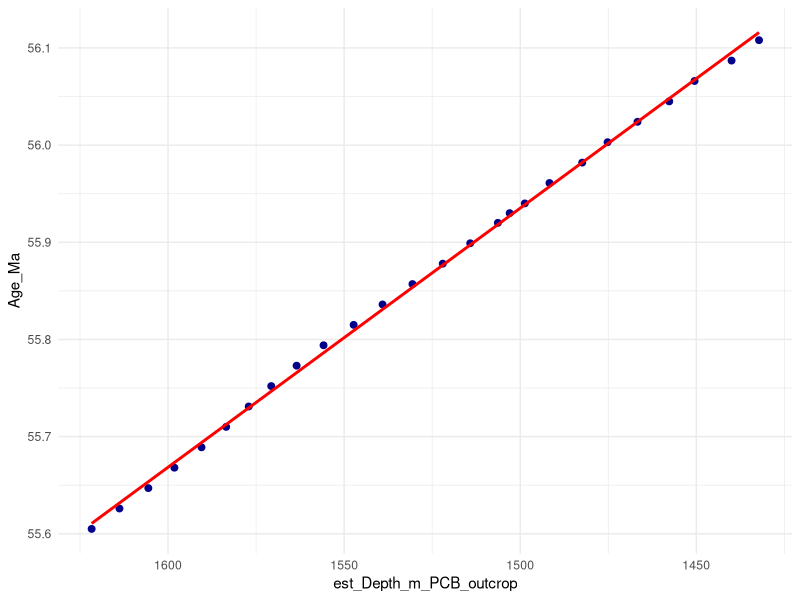
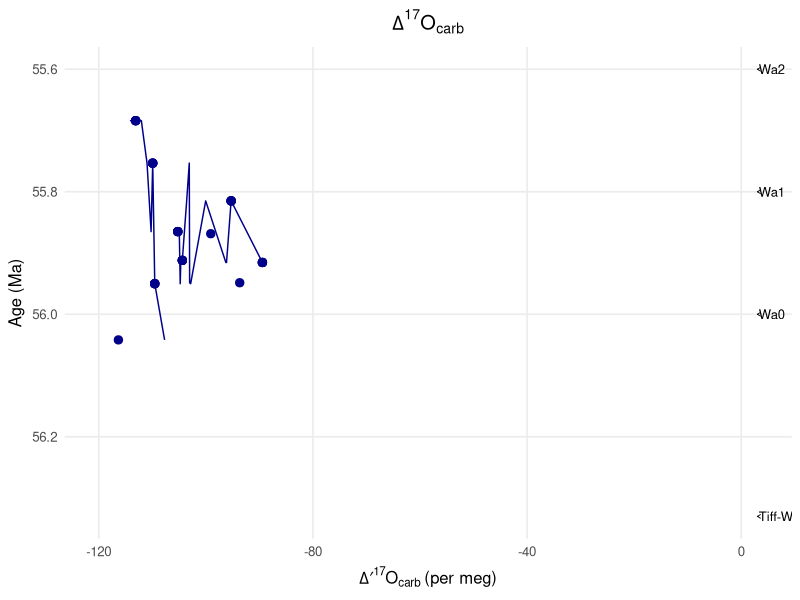
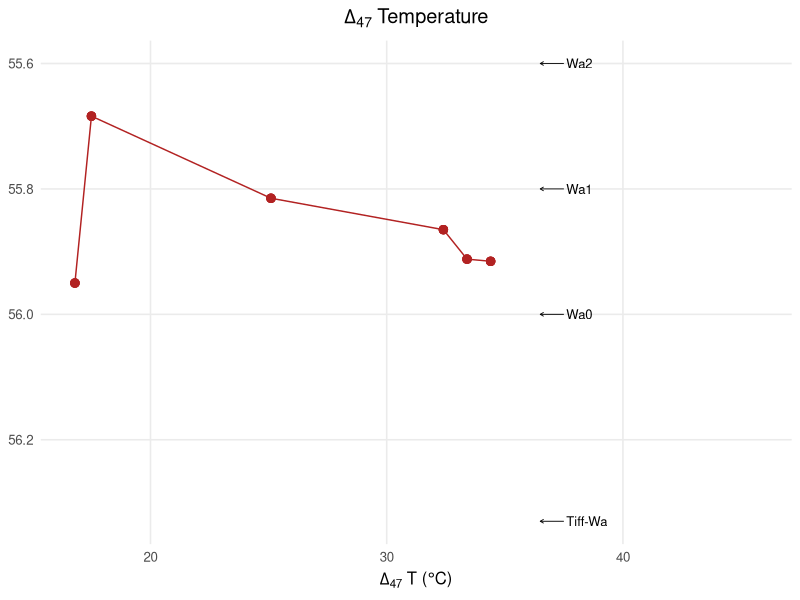
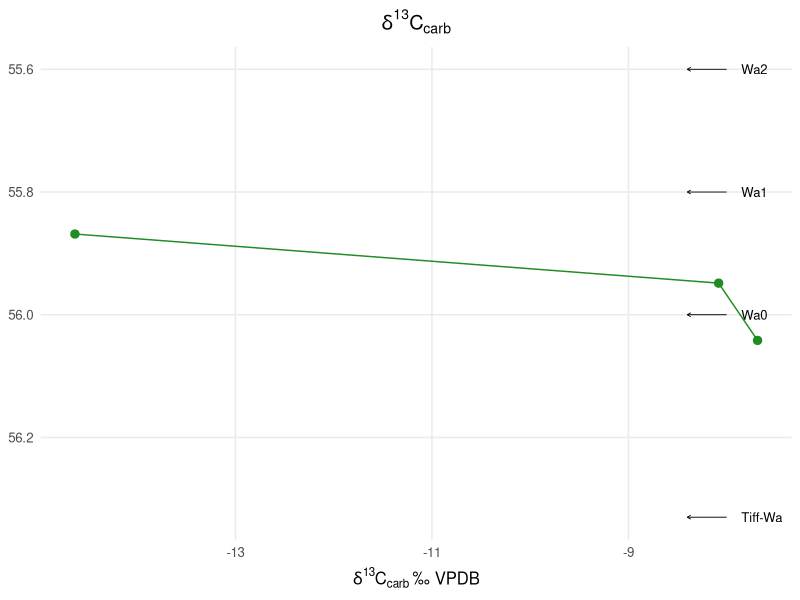
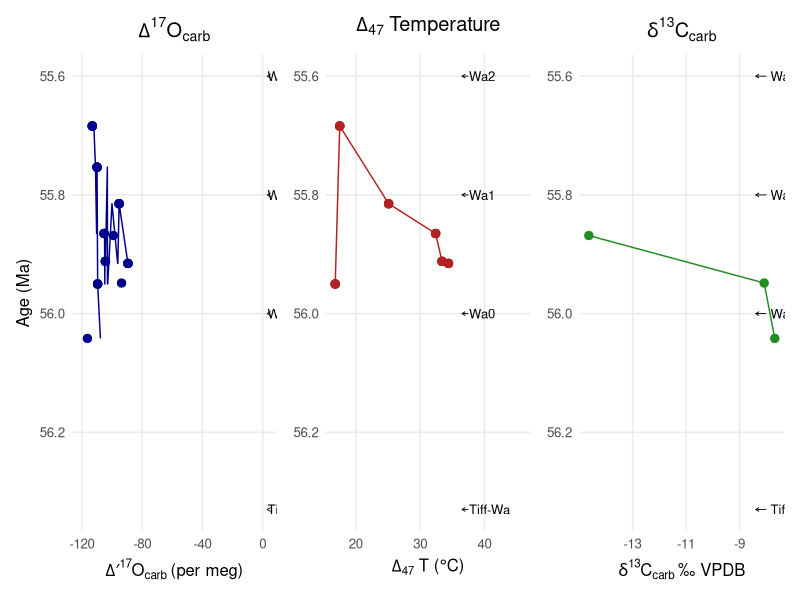
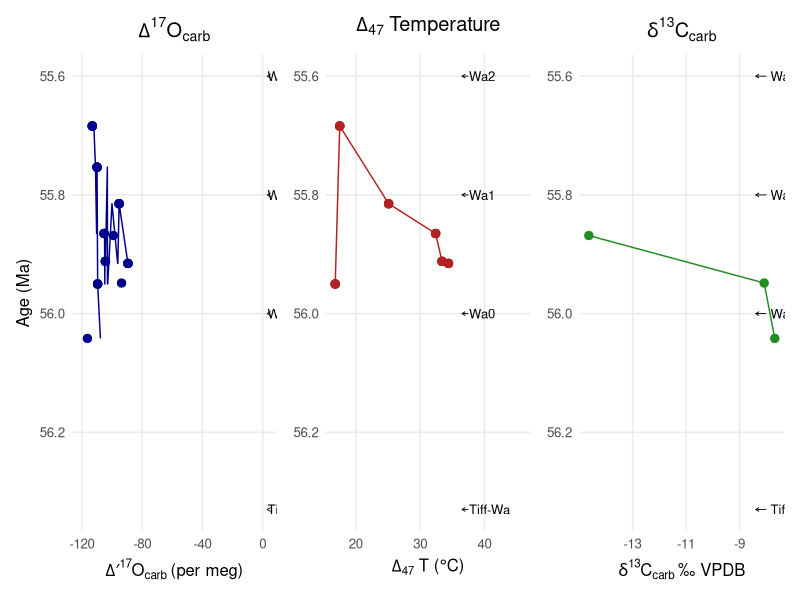

These figures' R source, in order:
# 02_stratplot_panels.R
# Create stratplot panels of proxy records

library(tidyverse)
library(here)
library(patchwork)
library(zoo)
library(grid)  # Needed for unit() in geom_segment()

# Load processed data
df <- read_csv(here("data", "processed", "PETM_combined.csv"))

#### AGE MODEL ------------

# Load modified Westerhold et al. (2017) age model
prelim_age_model <- read_csv(here("data", "raw", "approx_age_mdl_PETM_PCB.csv"))

# Filter to valid rows and fit linear model
model_data <- prelim_age_model %>%
  filter(!is.na(est_Depth_m_PCB_outcrop), !is.na(Age_Ma))

age_model <- lm(Age_Ma ~ est_Depth_m_PCB_outcrop, data = model_data)

# Create prediction over observed range (plot only)
depth_seq <- seq(min(model_data$est_Depth_m_PCB_outcrop),
                 max(model_data$est_Depth_m_PCB_outcrop),
                 length.out = 200)

pred_df <- tibble(
  est_Depth_m_PCB_outcrop = depth_seq,
  Age_Ma = predict(age_model, newdata = tibble(est_Depth_m_PCB_outcrop = depth_seq))
)

# Optional: plot age model (optional preview)
ggplot(model_data, aes(x = est_Depth_m_PCB_outcrop, y = Age_Ma)) +
  geom_point(color = "darkblue", size = 2) +
  geom_line(data = pred_df, aes(x = est_Depth_m_PCB_outcrop, y = Age_Ma), color = "red", linewidth = 1) +
  scale_x_reverse() +
  theme_minimal()

# Extrapolate full range (1300–1800 m)
depth_seq_full <- seq(1300, 1800, length.out = 501)

age_model_full <- tibble(
  est_Depth_m_PCB_outcrop = depth_seq_full,
  Age_Ma = predict(age_model, newdata = tibble(est_Depth_m_PCB_outcrop = depth_seq_full))
)

# Interpolate onto df$Strat_m_Bowen
df <- df %>%
  mutate(Age_Ma = approx(
    x = age_model_full$est_Depth_m_PCB_outcrop,
    y = age_model_full$Age_Ma,
    xout = strat_height_m,
    rule = 2
  )$y)

#### END AGE MODEL ----------

# Placeholder mammal turnover events
turnover_events <- tibble(
  label = c("Tiff-Wa", "Wa0", "Wa1", "Wa2"),
  Age_Ma = c(56.33, 56.0, 55.8, 55.6),
  x_pos = c(3.2, 3.2, 3.2, 3.2)
)

# Theme for panels
theme_petm <- theme_minimal(base_size = 12) +
  theme(
    panel.grid.minor = element_blank(),
    axis.title.y = element_text(margin = margin(r = 5)),
    axis.title.x = element_text(margin = margin(t = 5)),
    plot.title = element_text(face = "bold", hjust = 0.5)
  )

pt_size <- 2.5




# Δ17O panel
# Sort and compute rolling mean
df_sorted <- df %>%
  arrange(Age_Ma) %>%
  mutate(
    D17O_roll = zoo::rollmean(mean_D17Ocarb, k = 3, fill = NA, align = "center")
  )

# Plot Δ17O vs Age (rolling mean)

# Clean, sort, and filter NAs
df_sorted <- df %>%
  filter(!is.na(mean_D17Ocarb), !is.na(Age_Ma)) %>%
  arrange(Age_Ma) %>%
  mutate(
    D17O_roll = rollmean(mean_D17Ocarb, k = 5, fill = NA, align = "center")  # use k = 5 for more smoothing
  )

# Plot
df_sorted <- df %>%
  arrange(Age_Ma) %>%
  mutate(D17O_roll = zoo::rollmean(mean_D17Ocarb, k = 3, fill = NA, align = "center"))

# Use new data frame for plotting, with x mapped to D17O_roll
# Sort by Age_Ma and compute rolling mean for Δ17Ocarb
df_sorted <- df %>%
  mutate(D17O_roll = zoo::rollmean(mean_D17Ocarb, k = 3, fill = NA, align = "center")) %>%
  arrange(Age_Ma)  # this is what ensures clean left-to-right (x) lines

# Δ17O panel
p1 <- ggplot(df_sorted, aes(y = Age_Ma)) +
  geom_point(aes(x = mean_D17Ocarb), size = pt_size, color = "darkblue") +
  geom_line(aes(x = D17O_roll), linewidth = 0.5, color = "darkblue") +
  scale_y_reverse() +
  labs(
    x = expression(Delta*minute^17*O[carb]~"(per meg)"),
    y = "Age (Ma)", title = expression(Delta^17*O[carb])
  ) +
  geom_segment(data = turnover_events,
               aes(x = x_pos, xend = x_pos - 0.2,
                   y = Age_Ma, yend = Age_Ma),
               arrow = arrow(length = unit(0.1, "cm")),
               color = "black", linewidth = 0.3) +
  geom_text(data = turnover_events,
            aes(x = x_pos + 0.05, y = Age_Ma, label = label),
            hjust = 0, size = 3.3) +
  theme_petm
p1


# T47 panel
p2 <- ggplot(df, aes(x = T47_C, y = Age_Ma)) +
  geom_point(size = pt_size, color = "firebrick") +
  geom_line(linewidth = 0.5, color = "firebrick") +
  scale_y_reverse() +
  labs(
    x = expression(paste(Delta[47]," T (",degree,"C)")),
    y = NULL, title = expression(Delta[47]~"Temperature")
  ) +
  geom_segment(data = turnover_events,
               aes(x = 37.5, xend = 36.5,
                   y = Age_Ma, yend = Age_Ma),
               arrow = arrow(length = unit(0.1, "cm")),
               color = "black", linewidth = 0.3) +
  geom_text(data = turnover_events,
            aes(x = 37.6, y = Age_Ma, label = label),
            hjust = 0, size = 3.3) +
  theme_petm
p2

# δ13C panel
p3 <- ggplot(df, aes(x = d13C_carb, y = Age_Ma)) +
  geom_point(size = pt_size, color = "forestgreen") +
  geom_line(linewidth = 0.5, color = "forestgreen") +
  scale_y_reverse() +
  labs(
    x = expression(delta^13*C[carb]~"\u2030 VPDB"),
    y = NULL, title = expression(delta^13*C[carb])
  ) +
  geom_segment(data = turnover_events,
               aes(x = -8, xend = -8.4,
                   y = Age_Ma, yend = Age_Ma),
               arrow = arrow(length = unit(0.1, "cm")),
               color = "black", linewidth = 0.3) +
  geom_text(data = turnover_events,
            aes(x = -7.85, y = Age_Ma, label = label),
            hjust = 0, size = 3.3) +
  theme_petm
p3

# Combine panels
final_fig <- p1 + p2 + p3 + plot_layout(ncol = 3)

# Ensure output directory exists
if (!dir.exists(here("figures"))) dir.create(here("figures"))

# Export figure
ggsave(here("figures", "PETM_panel_v1.png"),
       final_fig, width = 11, height = 6, dpi = 600)
final_fig
